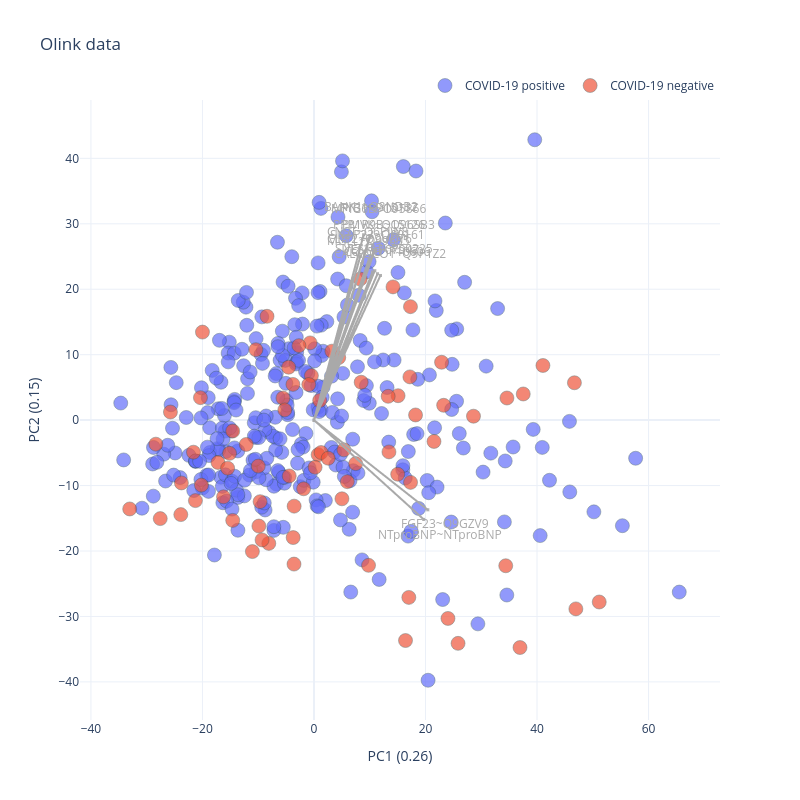

The notebook cell saved with this chart:
### Code cell
figure = viz.get_pca_plot(pca, identifier='pca', args=args)
iplot(figure.figure)

### Figure 1 — Plotly figure (JSON) as saved in the notebook; plotly's stock layout.template omitted (floating-point values rounded to 4 significant figures; data arrays with more than 128 entries replaced by an {"elided": "..."} marker saying what was removed)
{"data": [{"customdata": {"elided": "305x1 str values"}, "hovertemplate": "group=COVID-19 positive<br>x=%{x}<br>y=%{y}<br>SampleID=%{customdata[0]}<extra></extra>", "legendgroup": "COVID-19 positive", "marker": {"color": "#636efa", "line": {"color": "DarkSlateGrey", "width": 0.5}, "opacity": 0.7, "size": 14, "symbol": "circle"}, "mode": "markers", "name": "COVID-19 positive", "orientation": "v", "showlegend": true, "type": "scatter", "x": {"elided": "305 float values"}, "xaxis": "x", "y": {"elided": "305 float values"}, "yaxis": "y"}, {"customdata": [["104_D0"], ["105_D0"], ["107_D0"], ["10_D0"], ["110_D0"], ["111_D0"], ["118_D0"], ["120_D0"], ["126_D0"], ["128_D0"], ["133_D0"], ["138_D0"], ["142_D0"], ["147_D0"], ["151_D0"], ["157_D0"], ["163_D0"], ["164_D0"], ["16_D0"], ["170_D0"], ["173_D0"], ["176_D0"], ["181_D0"], ["189_D0"], ["199_D0"], ["200_D0"], ["201_D0"], ["205_D0"], ["215_D0"], ["216_D0"], ["219_D0"], ["21_D0"], ["232_D0"], ["233_D0"], ["234_D0"], ["240_D0"], ["247_D0"], ["248_D0"], ["252_D0"], ["255_D0"], ["256_D0"], ["25_D0"], ["260_D0"], ["265_D0"], ["266_D0"], ["270_D0"], ["271_D0"], ["273_D0"], ["286_D0"], ["28_D0"], ["290_D0"], ["294_D0"], ["296_D0"], ["301_D0"], ["308_D0"], ["317_D0"], ["327_D0"], ["332_D0"], ["335_D0"], ["337_D0"], ["338_D0"], ["343_D0"], ["34_D0"], ["359_D0"], ["361_D0"], ["381_D0"], ["386_D0"], ["44_D0"], ["51_D0"], ["55_D0"], ["65_D0"], ["71_D0"], ["72_D0"], ["85_D0"], ["86_D0"], ["88_D0"], ["8_D0"], ["95_D0"]], "hovertemplate": "group=COVID-19 negative<br>x=%{x}<br>y=%{y}<br>SampleID=%{customdata[0]}<extra></extra>", "legendgroup": "COVID-19 negative", "marker": {"color": "#EF553B", "line": {"color": "DarkSlateGrey", "width": 0.5}, "opacity": 0.7, "size": 14, "symbol": "circle"}, "mode": "markers", "name": "COVID-19 negative", "orientation": "v", "showlegend": true, "type": "scatter", "x": [-1.86, -21.61, 9.784, -20.0, 14.17, 15.01, -25.74, 0.7456, -33.05, 23.26, 13.44, 5.977, 15.08, -16.23, -27.57, 17.01, -28.36, 21.52, 46.7, 7.474, -11.05, -0.6941, -14.57, 22.88, -9.664, 36.95, 24.03, -4.55, -0.4604, -8.419, 13.3, 51.15, -10.42, -21.26, -5.564, 18.21, -0.9365, 34.39, 17.3, 17.32, -9.995, 1.276, -9.877, 16.41, 1.02, 46.96, 2.547, 0.2007, -3.731, -12.15, 4.437, 41.06, -3.775, -3.583, 34.6, 8.297, -3.558, 28.6, 17.2, -23.77, 37.53, 25.84, 5.366, 3.215, -17.22, 8.465, -15.49, -5.229, 5.014, -23.88, -2.703, -4.439, -20.36, -8.105, -14.57, -15.14, -9.31, -20.19], "xaxis": "x", "y": [-10.49, -4.902, -22.19, 13.45, 20.36, -8.272, 1.239, -5.286, -13.58, 2.264, -4.857, -9.405, 3.734, -11.72, -15.05, -27.09, -3.675, -3.259, 5.709, -6.647, -20.09, 11.8, -15.32, 8.841, -12.46, -34.75, -30.3, 8.086, 6.801, 15.87, 3.641, -27.79, 10.76, -12.3, 3.38, 0.7887, 5.438, -22.25, 17.34, -9.515, -7.029, -4.95, -16.19, -33.68, 2.996, -28.85, -5.823, -7.206, -17.95, -3.717, 9.555, 8.349, 5.462, -22.0, 3.379, 21.56, -13.15, 0.598, 6.607, -9.597, 3.995, -34.11, -4.543, 10.54, -6.471, 5.79, -7.344, 1.561, -12.02, -14.44, 11.38, -8.531, 3.434, -18.84, -1.672, -5.08, -18.31, -9.929], "yaxis": "y"}, {"marker": {"color": "darkgrey", "opacity": 0.9, "showscale": false, "size": 3, "symbol": 1}, "mode": "markers+lines", "name": "FYB1~O15117", "showlegend": false, "text": "FYB1~O15117 loading: 0.12", "type": "scattergl", "x": [0, 10.11], "y": [0, 28.2]}, {"marker": {"color": "darkgrey", "opacity": 0.9, "showscale": false, "size": 3, "symbol": 1}, "mode": "markers+lines", "name": "MPIG6B~O95866", "showlegend": false, "text": "MPIG6B~O95866 loading: 0.12", "type": "scattergl", "x": [0, 10.04], "y": [0, 28.14]}, {"marker": {"color": "darkgrey", "opacity": 0.9, "showscale": false, "size": 3, "symbol": 1}, "mode": "markers+lines", "name": "BANK1~Q8NDB2", "showlegend": false, "text": "BANK1~Q8NDB2 loading: 0.12", "type": "scattergl", "x": [0, 8.909], "y": [0, 28.32]}, {"marker": {"color": "darkgrey", "opacity": 0.9, "showscale": false, "size": 3, "symbol": 1}, "mode": "markers+lines", "name": "PPP1R9B~Q96SB3", "showlegend": false, "text": "PPP1R9B~Q96SB3 loading: 0.11", "type": "scattergl", "x": [0, 10.95], "y": [0, 26.01]}, {"marker": {"color": "darkgrey", "opacity": 0.9, "showscale": false, "size": 3, "symbol": 1}, "mode": "markers+lines", "name": "PMVK~Q15126", "showlegend": false, "text": "PMVK~Q15126 loading: 0.11", "type": "scattergl", "x": [0, 10.76], "y": [0, 25.97]}, {"marker": {"color": "darkgrey", "opacity": 0.9, "showscale": false, "size": 3, "symbol": 1}, "mode": "markers+lines", "name": "SNAP23~O00161", "showlegend": false, "text": "SNAP23~O00161 loading: 0.11", "type": "scattergl", "x": [0, 9.881], "y": [0, 24.65]}, {"marker": {"color": "darkgrey", "opacity": 0.9, "showscale": false, "size": 3, "symbol": 1}, "mode": "markers+lines", "name": "CNST~Q6PJW8", "showlegend": false, "text": "CNST~Q6PJW8 loading: 0.11", "type": "scattergl", "x": [0, 8.337], "y": [0, 25.12]}, {"marker": {"color": "darkgrey", "opacity": 0.9, "showscale": false, "size": 3, "symbol": 1}, "mode": "markers+lines", "name": "CLIP2~Q9UDT6", "showlegend": false, "text": "CLIP2~Q9UDT6 loading: 0.10", "type": "scattergl", "x": [0, 8.709], "y": [0, 24.15]}, {"marker": {"color": "darkgrey", "opacity": 0.9, "showscale": false, "size": 3, "symbol": 1}, "mode": "markers+lines", "name": "MGLL~Q99685", "showlegend": false, "text": "MGLL~Q99685 loading: 0.10", "type": "scattergl", "x": [0, 8.556], "y": [0, 23.91]}, {"marker": {"color": "darkgrey", "opacity": 0.9, "showscale": false, "size": 3, "symbol": 1}, "mode": "markers+lines", "name": "SULT1A1~P50225", "showlegend": false, "text": "SULT1A1~P50225 loading: 0.10", "type": "scattergl", "x": [0, 10.9], "y": [0, 22.83]}, {"marker": {"color": "darkgrey", "opacity": 0.9, "showscale": false, "size": 3, "symbol": 1}, "mode": "markers+lines", "name": "CALCOCO1~Q9P1Z2", "showlegend": false, "text": "CALCOCO1~Q9P1Z2 loading: 0.10", "type": "scattergl", "x": [0, 11.92], "y": [0, 22.11]}, {"marker": {"color": "darkgrey", "opacity": 0.9, "showscale": false, "size": 3, "symbol": 1}, "mode": "markers+lines", "name": "COX5B~P10606", "showlegend": false, "text": "COX5B~P10606 loading: 0.10", "type": "scattergl", "x": [0, 11.4], "y": [0, 22.37]}, {"marker": {"color": "darkgrey", "opacity": 0.9, "showscale": false, "size": 3, "symbol": 1}, "mode": "markers+lines", "name": "YES1~P07947", "showlegend": false, "text": "YES1~P07947 loading: 0.10", "type": "scattergl", "x": [0, 10.49], "y": [0, 22.65]}, {"marker": {"color": "darkgrey", "opacity": 0.9, "showscale": false, "size": 3, "symbol": 1}, "mode": "markers+lines", "name": "NTproBNP~NTproBNP", "showlegend": false, "text": "NTproBNP~NTproBNP loading: 0.10", "type": "scattergl", "x": [0, 19.68], "y": [0, -15.17]}, {"marker": {"color": "darkgrey", "opacity": 0.9, "showscale": false, "size": 3, "symbol": 1}, "mode": "markers+lines", "name": "FGF23~Q9GZV9", "showlegend": false, "text": "FGF23~Q9GZV9 loading: 0.10", "type": "scattergl", "x": [0, 20.41], "y": [0, -13.7]}], "layout": {"annotations": [{"align": "center", "ax": 20, "ay": -30, "font": {"color": "darkgrey", "size": 12}, "showarrow": false, "text": "FYB1~O15117", "x": 11.63, "xref": "x", "y": 32.43, "yref": "y"}, {"align": "center", "ax": 20, "ay": -30, "font": {"color": "darkgrey", "size": 12}, "showarrow": false, "text": "MPIG6B~O95866", "x": 11.54, "xref": "x", "y": 32.36, "yref": "y"}, {"align": "center", "ax": 20, "ay": -30, "font": {"color": "darkgrey", "size": 12}, "showarrow": false, "text": "BANK1~Q8NDB2", "x": 10.25, "xref": "x", "y": 32.57, "yref": "y"}, {"align": "center", "ax": 20, "ay": -30, "font": {"color": "darkgrey", "size": 12}, "showarrow": false, "text": "PPP1R9B~Q96SB3", "x": 12.59, "xref": "x", "y": 29.91, "yref": "y"}, {"align": "center", "ax": 20, "ay": -30, "font": {"color": "darkgrey", "size": 12}, "showarrow": false, "text": "PMVK~Q15126", "x": 12.38, "xref": "x", "y": 29.86, "yref": "y"}, {"align": "center", "ax": 20, "ay": -30, "font": {"color": "darkgrey", "size": 12}, "showarrow": false, "text": "SNAP23~O00161", "x": 11.36, "xref": "x", "y": 28.34, "yref": "y"}, {"align": "center", "ax": 20, "ay": -30, "font": {"color": "darkgrey", "size": 12}, "showarrow": false, "text": "CNST~Q6PJW8", "x": 9.588, "xref": "x", "y": 28.88, "yref": "y"}, {"align": "center", "ax": 20, "ay": -30, "font": {"color": "darkgrey", "size": 12}, "showarrow": false, "text": "CLIP2~Q9UDT6", "x": 10.02, "xref": "x", "y": 27.77, "yref": "y"}, {"align": "center", "ax": 20, "ay": -30, "font": {"color": "darkgrey", "size": 12}, "showarrow": false, "text": "MGLL~Q99685", "x": 9.84, "xref": "x", "y": 27.5, "yref": "y"}, {"align": "center", "ax": 20, "ay": -30, "font": {"color": "darkgrey", "size": 12}, "showarrow": false, "text": "SULT1A1~P50225", "x": 12.54, "xref": "x", "y": 26.26, "yref": "y"}, {"align": "center", "ax": 20, "ay": -30, "font": {"color": "darkgrey", "size": 12}, "showarrow": false, "text": "CALCOCO1~Q9P1Z2", "x": 13.7, "xref": "x", "y": 25.43, "yref": "y"}, {"align": "center", "ax": 20, "ay": -30, "font": {"color": "darkgrey", "size": 12}, "showarrow": false, "text": "COX5B~P10606", "x": 13.12, "xref": "x", "y": 25.72, "yref": "y"}, {"align": "center", "ax": 20, "ay": -30, "font": {"color": "darkgrey", "size": 12}, "showarrow": false, "text": "YES1~P07947", "x": 12.07, "xref": "x", "y": 26.05, "yref": "y"}, {"align": "center", "ax": 20, "ay": -30, "font": {"color": "darkgrey", "size": 12}, "showarrow": false, "text": "NTproBNP~NTproBNP", "x": 22.63, "xref": "x", "y": -17.44, "yref": "y"}, {"align": "center", "ax": 20, "ay": -30, "font": {"color": "darkgrey", "size": 12}, "showarrow": false, "text": "FGF23~Q9GZV9", "x": 23.47, "xref": "x", "y": -15.76, "yref": "y"}], "height": 800, "hovermode": "closest", "legend": {"orientation": "h", "x": 1, "xanchor": "right", "y": 1, "yanchor": "bottom"}, "title": {"text": "Olink data"}, "width": 800, "xaxis": {"title": {"text": "PC1 (0.26)"}}, "yaxis": {"title": {"text": "PC2 (0.15)"}}}}
